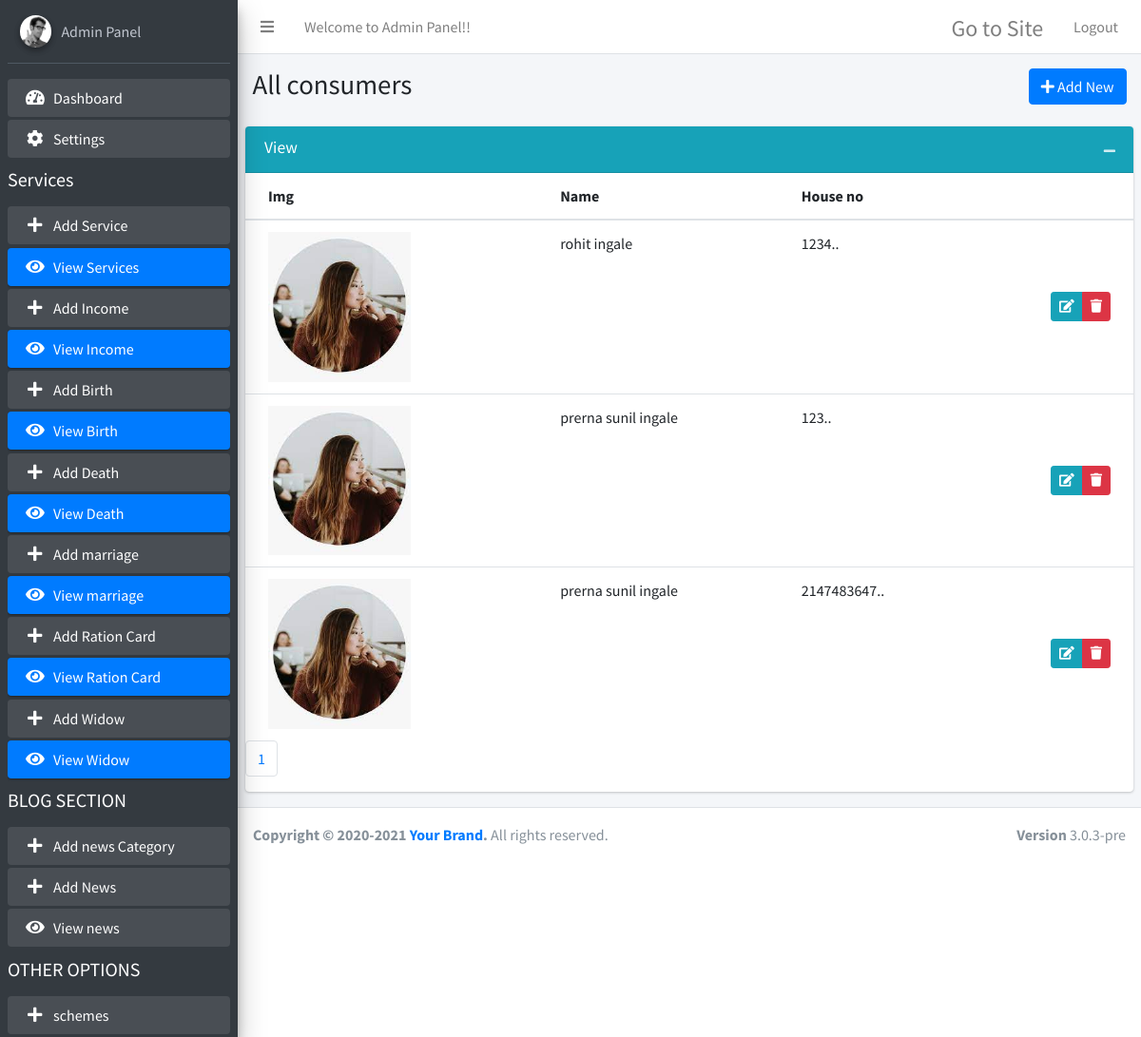
Screenshot of /admin/view-consumer.php (signed in) with the database file from the repository.
### tables this page shows
CREATE TABLE `consumer` (
  `id` int(11) NOT NULL,
  `name` varchar(255) NOT NULL,
  `house_no` int(255) NOT NULL,
  `Napplicant` varchar(255) NOT NULL,
  `address` varchar(255) NOT NULL,
  `city` varchar(255) NOT NULL,
  `date` date NOT NULL,
  `income` int(15) NOT NULL,
  `img` varchar(255) NOT NULL
);

### admin/view-consumer.php (the view, shortened to what this page needs)
<?php
include 'conn.php';
?>
<!DOCTYPE html>
<html>
<head>
  <link rel="stylesheet" href="plugins/fontawesome-free/css/all.min.css">
  <link rel="stylesheet" href="https://code.ionicframework.com/ionicons/2.0.1/css/ionicons.min.css">
  <link rel="stylesheet" href="dist/css/adminlte.min.css">
  <link rel="stylesheet" href="plugins/summernote/summernote-bs4.css">
</head>
<body class="hold-transition sidebar-mini">
<div class="wrapper">
   <?php include"topbar.php"; ?>
  <?php include"sidebar.php"; ?>
<?php
$limit = 10;
if (isset($_GET["page"])) {
	$page  = $_GET["page"];
	}
	else{
	$page=1;
	};
$serial = ($page-1) * $limit;
    $resultt = mysqli_query($con,"SELECT * FROM consumer ORDER BY id DESC LIMIT $serial, $limit");
?>
  <div class="content-wrapper">
    <section class="content-header">
      <div class="container-fluid">
        <div class="row mb-2">
          <div class="col-sm-6">
            <h1>All consumers</h1>
          </div>
          <div class="col-sm-6" style="text-align:right;">
            <a class="btn btn-primary" href="add-consumer.php">
            <i class="fa fa-plus" aria-hidden="true"></i> Add New</a>
          </div>
        </div>
      </div>
    </section>
    <section class="content">
      <div class="row">
        <div class="col-md-12">
          <div class="card card-info">
            <div class="card-header">
              <h3 class="card-title">View</h3>
              <div class="card-tools">
                <button type="button" class="btn btn-tool" data-card-widget="collapse" data-toggle="tooltip" title="Collapse">
                  <i class="fas fa-minus"></i></button>
              </div>
            </div>
            <div class="card-body p-0">
              <table class="table">
                <thead>
                  <tr>
                    <th>Img</th>
                    <th>Name</th>
					<th>House no</th>
                    <th></th>
                  </tr>
                </thead>
                <tbody>
				<?php
			while ($roww = mysqli_fetch_array($resultt)) {
			?>
				  <tr>
					<td><img style="width:150px;" src="images/consumer/<?php echo $roww["img"]; ?>"></td>
                    <td><?php echo $roww["name"]; ?></td>
					<td><?php $dec = $roww['house_no'];
								$removetag = strip_tags($dec);
								$trim = $string = substr($removetag,0,600);
								echo $trim ; ?>..</td>
                    <td class="text-right py-0 align-middle">
                      <div class="btn-group btn-group-sm">
						<a href="add-consumer.php?edit=<?php echo $roww["id"]; ?>" onclick="return confirm('Are you sure?')"  class="btn btn-info"><i class="fas fa-edit"></i></a>
                        <a href="view-consumer.php?delete_id=<?php echo $roww["id"]; ?>" onclick="return confirm('Are you sure?')" class="btn btn-danger"><i class="fas fa-trash"></i></a>
                      </div>
                    </td>
                </tr>
			<?php
			}
			?>
				</tbody>
              </table>
            </div>
			 <?php
			$result_db = mysqli_query($con,"SELECT COUNT(id) FROM consumer");
		$row_db = mysqli_fetch_row($result_db);
		$total_records = $row_db[0];
		$total_pages = ceil($total_records / $limit);
		$pagLink = "<ul class='pagination'>";
		for ($i=1; $i<=$total_pages; $i++) {
					  $pagLink .= "<li class='page-item'><a class='page-link' href='view-consumer.php?page=".$i."'>".$i."</a></li>";
		}
		echo $pagLink . "</ul>";
		?>
          </div>
        </div>
      </div>
    </section>
  </div>
 <?php include"footer.php"; ?>
</div>
</body>
</html>

### rows the page displays
consumer: img (picture), name "rohit ingale", house_no "1234"
consumer: img (picture), name "prerna sunil ingale", house_no "123"
consumer: img (picture), name "prerna sunil ingale", house_no "2147483647"
